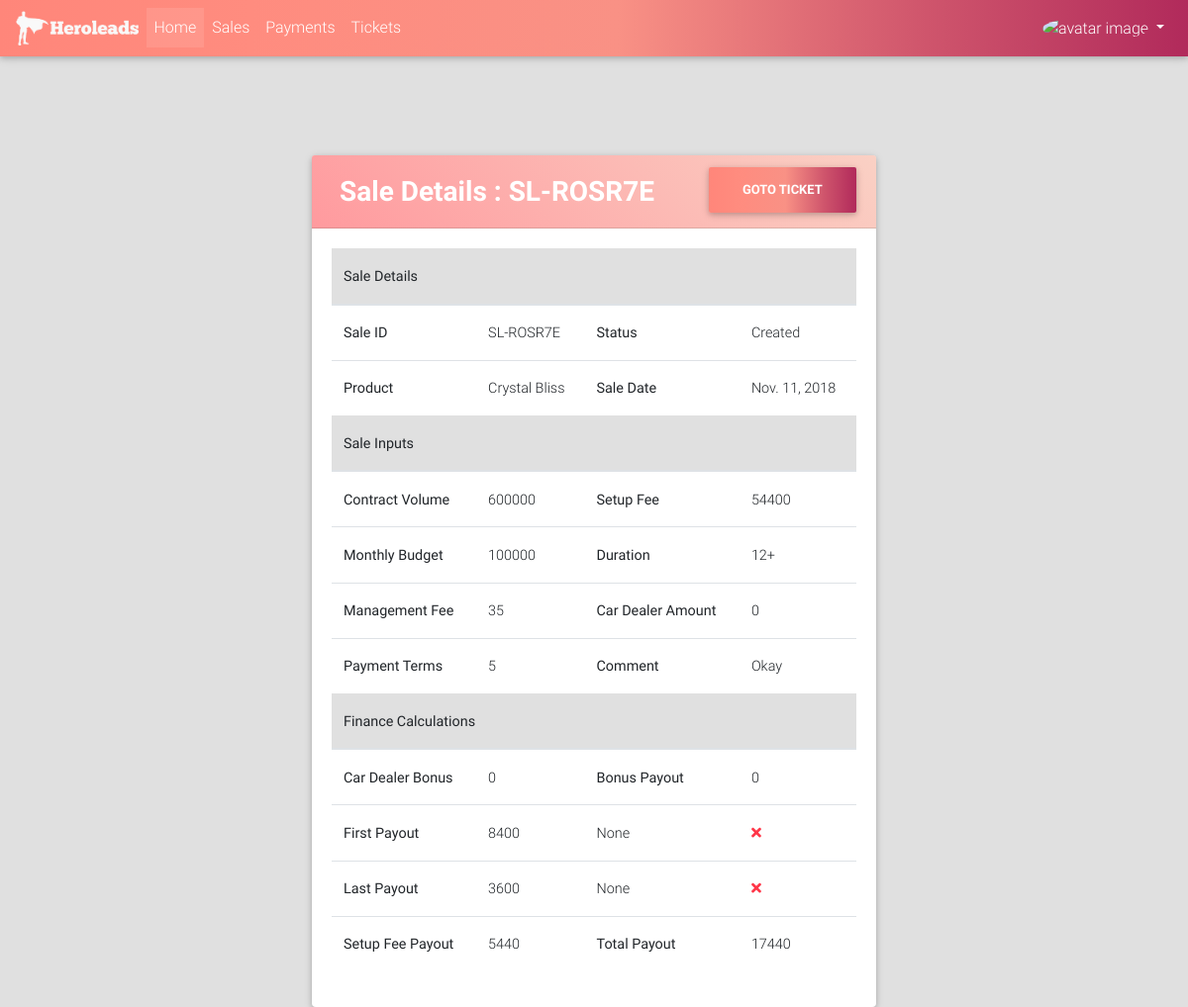
Page /sales/detail/2/ (signed in) on the committed database.
### sales/models.py (models this page shows, shortened)
class Sale(models.Model):
    SALE_STATUS_CHOICES = (("CR", "Created"), ("PR", "Process"), ("AP", "Approved"), ("CP", "Completed"), ("DC", "Declined"))
    agent = models.ForeignKey(User, on_delete=models.CASCADE)
    campaign_name = models.CharField(max_length=128)
    sale_date = models.DateField()
    setup_fee = models.PositiveIntegerField()
    contract_volume = models.PositiveIntegerField()
    monthly_budget = models.PositiveIntegerField()
    duration = models.ForeignKey(Duration, on_delete=models.PROTECT)
    management_fee = models.PositiveIntegerField()
    car_dealer_amount = models.PositiveIntegerField()
    payment_terms = models.PositiveIntegerField()
    agent_comment = models.TextField(verbose_name="Comment", blank=True)
    first_commission_paid = models.BooleanField(default=False)
    last_commission_paid = models.BooleanField(default=False)
    first_commission_pay_on = models.DateField(blank=True, null=True)
    last_commission_pay_on = models.DateField(blank=True, null=True)
    finance_comment = models.TextField(blank=True)
    commission_applicable = models.FloatField(blank=True, null=True)
    payment_term_intz = models.PositiveIntegerField(blank=True, null=True)
    car_dealer_bonus = models.PositiveIntegerField(blank=True, null=True)
    multiplier_applicable = models.FloatField(blank=True, null=True)
    setup_fee_payout = models.PositiveIntegerField(blank=True, null=True)
    first_payout = models.PositiveIntegerField(blank=True, null=True)
    last_payout = models.PositiveIntegerField(blank=True, null=True)
    bonus_payout = models.PositiveIntegerField(blank=True, null=True)
    total_payout = models.PositiveIntegerField(blank=True, null=True)
    sale_id = models.CharField(max_length=32, default=sale_id_generator)
    status = models.CharField(max_length=2, choices=SALE_STATUS_CHOICES, default="CR")
    created_on = models.DateTimeField(auto_now_add=True)

### calcons/models.py (models this page shows)
class Duration(models.Model):
    min_value = models.PositiveIntegerField()
    max_value = models.PositiveIntegerField(blank=True, null=True)
    commission_applicable = models.FloatField()
    is_active = models.BooleanField(default=True)
    def __str__(self):
        return "{}".format(self.get_duration_display_text)
    @property
    def get_duration_display_text(self):
        if self.min_value and self.max_value:
            return "{}-{}".format(self.min_value, self.max_value)
        elif self.min_value and not self.max_value:
            return "{}+".format(self.min_value)

### sales/views.py (the view)
# urls.py: url(r'^detail/(?P<id>[0-9]+)/$', views.SaleDetailView.as_view(), name="detail"),
class SaleDetailView(LoginRequiredMixin, DetailView):
    model = Sale
    context_object_name = "sale"
    template_name = "sales/detail.html"
    slug_field = "id"
    slug_url_kwarg = "id"
    def get_object(self, queryset=None):
        sale = super().get_object()
        if sale.agent == self.request.user:
            return sale
        raise Http404("Sale not found!")

### tickets/models.py (called while the page is built)
    @property
    def get_absolute_url(self):
        return reverse_lazy("tickets:detail", kwargs={"id": self.id})

### portal/templates/sales/detail.html (shortened to what this page needs)
{% extends "portal/base.html" %}
{% load crispy_forms_tags %}
{% block content %}
    <br><br><br><br>
    <div class="col-lg-6" style="margin: auto">
        <div class="card clearfix">
            <div class="card-header warm-flame-gradient clearfix">
                <div class="page_heading float-left">
                <h3 class="white-text font-weight-bold m-2">Sale Details : {{ sale.sale_id }}</h3>
                </div>
                <div class="create_sale_btn float-right">
                    {% if not sale.ticket_set.exists %}
                        <a href="{{ sale.get_raise_ticket_url }}"><button class="btn young-passion-gradient font-weight-bold text-white m-0">Raise Ticket</button></a>
                    {% else %}
                        <a href="{{ sale.ticket_set.first.get_absolute_url }}"><button class="btn young-passion-gradient font-weight-bold text-white m-0">Goto Ticket</button></a>
                    {% endif %}
                </div>
            </div>
            <div class="card-body">
                <div class="detail_table">
                    <table class="table detail_table table-hover">
                        <thead class="bg-light">
                            <th colspan="4">Sale Details</th>
                        </thead>
                        <tr>
                            <th>Sale ID</th>
                            <td>{{ sale.sale_id }}</td>
                            <th>Status</th>
                            <td>{{ sale.get_status_display }}</td>
                        </tr>
                        <tr>
                            <th>Product</th>
                            <td>{{ sale.campaign_name }}</td>
                            <th>Sale Date</th>
                            <td>{{ sale.sale_date }}</td>
                        </tr>
                        <thead class="bg-light">
                            <th colspan="4">Sale Inputs</th>
                        </thead>
                        <tr>
                            <th>Contract Volume</th>
                            <td>{{ sale.contract_volume }}</td>
                            <th>Setup Fee</th>
                            <td>{{ sale.setup_fee }}</td>
                        </tr>
                        <tr>
                            <th>Monthly Budget</th>
                            <td>{{ sale.monthly_budget }}</td>
                            <th>Duration</th>
                            <td>{{ sale.duration }}</td>
                        </tr>
                        <tr>
                            <th>Management Fee</th>
                            <td>{{ sale.management_fee }}</td>
                            <th>Car Dealer Amount</th>
                            <td>{{ sale.car_dealer_amount }}</td>
                        </tr>
                        <tr>
                            <th>Payment Terms</th>
                            <td>{{ sale.payment_terms }}</td>
                            <th>Comment</th>
                            <td>{{ sale.agent_comment|default:"-" }}</td>
                        </tr>
                        <thead class="bg-light">
                            <th colspan="4">Finance Calculations</th>
                        </thead>
                        <tr>
                            <th>Car Dealer Bonus</th>
                            <td>{{ sale.car_dealer_bonus }}</td>
                            <th>Bonus Payout</th>
                            <td>{{ sale.bonus_payout }}</td>
                        </tr>
                        <tr>
                            <th>First Payout</th>
                            <td>{{ sale.first_payout }}</td>
                            <td>{{ sale.first_commission_pay_on }}</td>
                            <td>
                                <i class="fa {% if sale.first_commission_paid %}fa-check text-success{% else %}fa-times text-danger{% endif %}"></i>
                            </td>
                        </tr>
                        <tr>
                            <th>Last Payout</th>
                            <td>{{ sale.last_payout }}</td>
                            <td>{{ sale.last_commission_pay_on }}</td>
                            <td>
                                <i class="fa {% if sale.last_commission_paid %}fa-check text-success{% else %}fa-times text-danger{% endif %}"></i>
                            </td>
                        </tr>
                        <tr>
                            <th>Setup Fee Payout</th>
                            <td>{{ sale.setup_fee_payout }}</td>
                            <th>Total Payout</th>
                            <td>{{ sale.total_payout }}</td>
                        </tr>
                    </table>
                </div>
            </div>
        </div>
    </div>
{% endblock %}

### rows in the picture
Sale: sale_id "SL-ROSR7E", status "Created", campaign_name "Crystal Bliss", sale_date "Nov. 11, 2018", contract_volume "600000", setup_fee "54400", monthly_budget "100000", duration "12+", management_fee "35", car_dealer_amount "0", payment_terms "5", agent_comment "Okay", car_dealer_bonus "0", bonus_payout "0", first_payout "8400", first_commission_pay_on "None", last_payout "3600", last_commission_pay_on "None", setup_fee_payout "5440", total_payout "17440"
